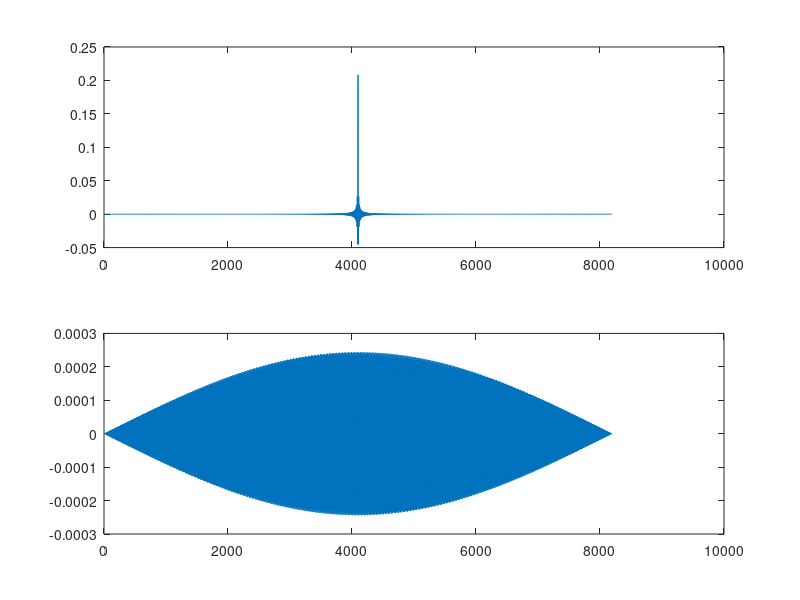

The MATLAB script that drew this image:
fc=48000;
sinc=1/fc;
winsize=8192;
binsize=fc/winsize;
fcut=5000;
bincut=floor(fcut/binsize);

speck=zeros(1, winsize);
speck(1:bincut)=1+0i;
speck(winsize-bincut:winsize)=1-0i;

ir=ifft(speck);

subplot(2, 1, 1)
plot(real(fftshift(ir)))

subplot(2, 1, 2)
plot(imag(fftshift(ir)))